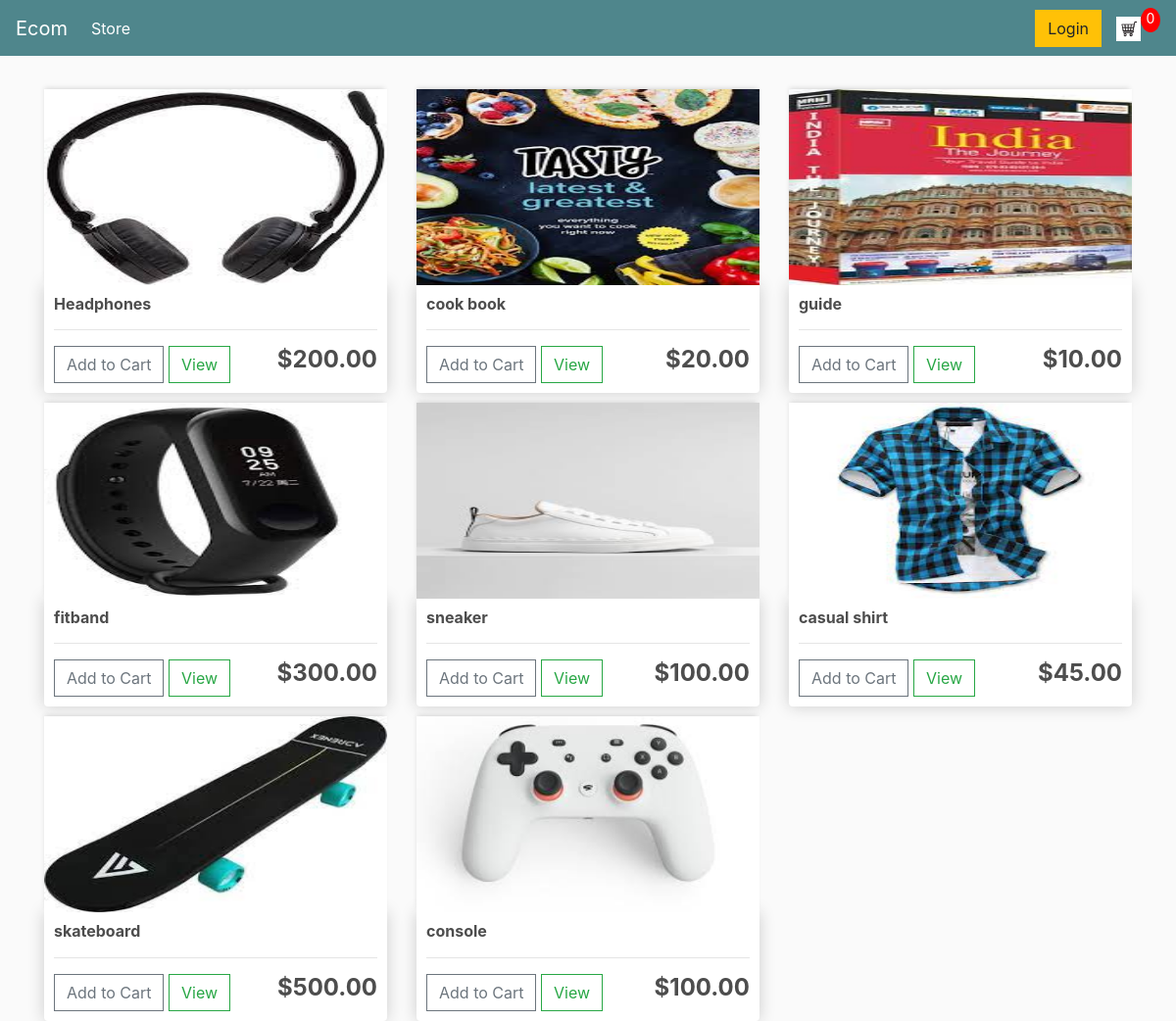
The page / on the database its author committed.
### store/models.py (models this page shows, shortened)
class Product(models.Model):
    name=models.CharField(max_length=200,null=True)
    price=models.DecimalField(max_digits=7,decimal_places=2)
    digital=models.BooleanField(default=False,null=True,blank=False)
    image=models.ImageField(default='placeholder.png',null=True,blank=True)

### store/views.py (the view)
# urls.py: path('', include('store.urls')),
def store(request):
     data=cartData(request)
     cartItems=data['cartItems']
     order=data['order']
     items=data['items']
     products=Product.objects.all()
     context = {'products':products,'cartItems':cartItems}
     return render(request, 'store/store.html', context)

### store/utils.py (called while the page is built, shortened)
def cookieCart(request):
	try:
		cart = json.loads(request.COOKIES['cart'])
	except:
		cart = {}
	print('CART:', cart)
	items = []
	order = {'get_cart_total':0, 'get_cart_items':0, 'shipping':False}
	cartItems = order['get_cart_items']
	return {'cartItems':cartItems ,'order':order, 'items':items}

def cartData(request):
	if request.user.is_authenticated:
		customer = request.user.customer
		order, created = Order.objects.get_or_create(customer=customer, complete=False)
		items = order.orderitem_set.all()
		cartItems = order.get_cart_items
	else:
		cookieData = cookieCart(request)
		cartItems = cookieData['cartItems']
		order = cookieData['order']
		items = cookieData['items']
	return {'cartItems':cartItems ,'order':order, 'items':items}

### store/templates/store/store.html
{% extends 'store/main.html' %}
{% load static %}
{% block content %}
    <div class="row">
        {% for product in products %}
        <div class="col-lg-4">
            <img class="thumbnail"  src="{{product.image.url}}" >
            <div class="box-element product">
                <h6><strong>{{product.name}}</strong></h6>
                <hr>
                <button data-product={{product.id}} data-action="add" class="btn btn-outline-secondary add-btn update-cart">Add to Cart</button>
                <a class="btn btn-outline-success" href="#">View</a>
                <h4 style="display: inline-block; float: right"><strong>${{product.price}}</strong></h4>
            </div>
        </div>
        {% endfor %}
    </div>
{% endblock content %}

### store/templates/store/main.html (shortened to what this page needs)
<!DOCTYPE html>
{% load static %}
<html lang="en">
<head>
    <link rel="stylesheet" href="https://stackpath.bootstrapcdn.com/bootstrap/4.4.1/css/bootstrap.min.css">
    <link rel="stylesheet" type="text/css" href="{% static 'css/Main.css' %}">
</head>
<body>
    <nav class="navbar navbar-expand-lg navbar-dark bg-dark">
        <a class="navbar-brand" href="{% url 'store' %}">Ecom</a>
        <div class="collapse navbar-collapse" id="navbarSupportedContent">
            <ul class="navbar-nav mr-auto">
                <li class="nav-item active">
                <a class="nav-link" href="{% url 'store' %}">Store <span class="sr-only">(current)</span></a>
                </li>
            </ul>
            <div class="form-inline my-2 my-lg-0">
				{% if user.is_authenticated %}
				<a href="{% url 'logout' %}"class="btn btn-warning">Logout</a>
				{% else %}
				<a href="{% url 'login' %}"class="btn btn-warning">Login</a>
				{% endif %}
                <a href="{% url 'cart' %}">
                    <img  id="cart-icon" src="{% static 'images/cart.png' %}">
                </a>
                <p id="cart-total">{{cartItems}}</p>
            </div>
        </div>
    </nav>
     <div class="container">
        <br>
        {% block content %}
        {% endblock content %}
    </div>
</body>
</html>

### static/css/Main.css (style rules this page uses)
body { background-color: hsl(0, 0%, 98%); }
h1,h2,h3,h4,h5,h6 { color:hsl(0, 0%, 30%); }
.box-element { box-shadow:hsl(0, 0%, 80%) 0 0 16px; background-color: #fff; border-radius: 4px; padding: 10px; }
.thumbnail { width: 100%; height: 200px; -webkit-box-shadow: -1px -3px 5px -2px rgba(214,214,214,1); -moz-box-shadow: -1px -3px 5px -2px rgba(214,214,214,1); box-shadow: -1px -3px 5px -2px rgba(214,214,214,1); }
.product { border-radius: 0 0 4px 4px; }
.bg-dark { background-color: #4f868c!important; }
#cart-icon { width:25px; display: inline-block; margin-left: 15px; }
#cart-total { display: block; text-align: center; color:#fff; background-color: red; width: 20px; height: 25px; border-radius: 50%; font-size: 14px; }
.col-lg-4, .col-lg-6, .col-lg-8, .col-lg-12 { margin-top: 10px; }
.btn { border-radius: 0; }

### rows shown on the page
Product: image (picture), name "Headphones", price "200.00"
Product: image (picture), name "cook book", price "20.00"
Product: image (picture), name "guide", price "10.00"
Product: image (picture), name "fitband", price "300.00"
Product: image (picture), name "sneaker", price "100.00"
Product: image (picture), name "casual shirt", price "45.00"
Product: image (picture), name "skateboard", price "500.00"
Product: image (picture), name "console", price "100.00"

### other values the page prints
{{ cartItems }} "0"
